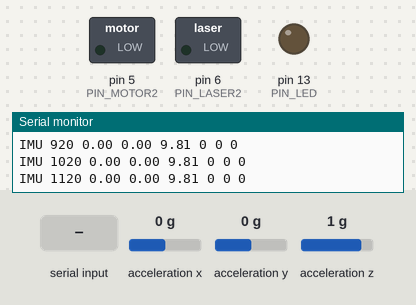
A sketch run on a simulated Arduino Uno, built with avr-gcc and run on an emulated ATmega328P. Shown: switched loads named in the sketch (green lamp = pin HIGH), output pins drawn as LEDs (lit = HIGH), the last lines printed to the serial monitor. Wiring (inferred from the names in the program): MPU-6050 motion sensor at I2C address 0x68. The inputs (shaded band) are chosen by the test bench; at power-on: acceleration x 0 g, acceleration y 0 g, acceleration z 1 g.

Above: at 1.2 s.
1.3 s: "C" received over Serial
At 2.5 s:
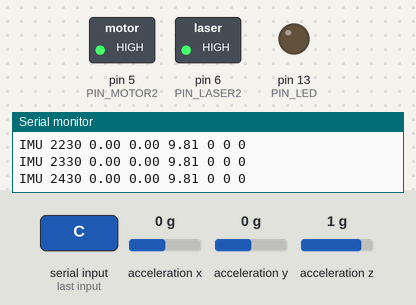
4.8 s: "S" received over Serial
At 5.2 s:
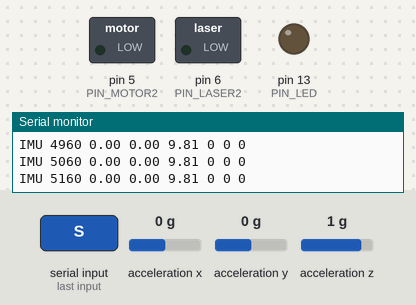
Timing chart, 0 to 7.8 s (numbered marks = the images above; inputs shaded):
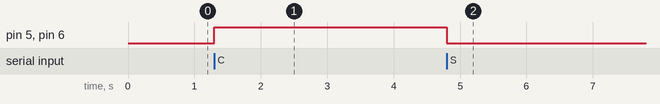

Measured:
- after the input at 1.3 s, pin 5 (PIN_MOTOR2), pin 6 (PIN_LASER2): LOW → HIGH at once
- after the input at 4.8 s, pin 5 (PIN_MOTOR2), pin 6 (PIN_LASER2): HIGH → LOW at once

The sketch:

sketch.ino
```cpp
/*
 * UNO Q STM32U585 MCU sketch (Zephyr / Arduino Core).
 *
 * - Reads MPU-6050 on the Qwiic/I2C bus at 100 Hz
 * - Runs fall-detection primitives (free-fall -> impact -> stillness)
 * - Drives cue set 2 (motor + laser) and the "I'm OK" switch
 * - Exposes data to the Linux side via Arduino Bridge RPC
 */

#include <Wire.h>

// Arduino UNO Q MCU-side digital pins (D2..D13 as usual)
#define PIN_MOTOR2    5
#define PIN_LASER2    6
#define PIN_SW_OK     2
#define PIN_LED       LED_BUILTIN

#define MPU_ADDR      0x68

// Fall FSM
enum FallState { NONE, SUSPECT, WAIT_OK };
FallState fallState = NONE;
unsigned long suspectStart = 0;

const float G_MS2 = 9.80665f;
float ax, ay, az;              // m/s^2
unsigned long lastSample = 0;

void mpuInit() {
  Wire.begin();
  Wire.beginTransmission(MPU_ADDR);
  Wire.write(0x6B); Wire.write(0x00); Wire.endTransmission(true);
  Wire.beginTransmission(MPU_ADDR);
  Wire.write(0x1C); Wire.write(0x08); Wire.endTransmission(true); // ±4g
}

void readIMU() {
  int16_t raw[3];
  Wire.beginTransmission(MPU_ADDR);
  Wire.write(0x3B); Wire.endTransmission(false);
  Wire.requestFrom(MPU_ADDR, 6, true);
  raw[0] = (Wire.read() << 8) | Wire.read();
  raw[1] = (Wire.read() << 8) | Wire.read();
  raw[2] = (Wire.read() << 8) | Wire.read();
  const float gain = G_MS2 / 8192.0f; // ±4g
  ax = raw[0] * gain;
  ay = raw[1] * gain;
  az = raw[2] * gain;
}

float gMag() { return sqrtf(ax*ax + ay*ay + az*az); }

void fireCue2() {
  digitalWrite(PIN_MOTOR2, HIGH);
  digitalWrite(PIN_LASER2, HIGH);
}

void stopCue2() {
  digitalWrite(PIN_MOTOR2, LOW);
  digitalWrite(PIN_LASER2, LOW);
}

void setup() {
  Serial.begin(115200);
  pinMode(PIN_MOTOR2, OUTPUT); pinMode(PIN_LASER2, OUTPUT);
  pinMode(PIN_SW_OK, INPUT_PULLUP);
  pinMode(PIN_LED, OUTPUT);
  digitalWrite(PIN_MOTOR2, LOW); digitalWrite(PIN_LASER2, LOW);
  mpuInit();
  Serial.println("UNO Q MCU ready");
}

void loop() {
  // 100 Hz sample
  if (micros() - lastSample >= 10000) {
    lastSample += 10000;
    readIMU();

    float g = gMag();

    // Fall detection primitives
    switch (fallState) {
      case NONE:
        if (g < 0.5f * G_MS2) {
          fallState = SUSPECT;
          suspectStart = millis();
          Serial.println("FALL_SUSPECT");
        }
        break;
      case SUSPECT:
        if (g > 2.5f * G_MS2) {
          // impact
          fallState = WAIT_OK;
          suspectStart = millis();
          Serial.println("FALL_IMPACT");
          digitalWrite(PIN_LED, HIGH);
        } else if (millis() - suspectStart > 500) {
          fallState = NONE; // free-fall too long without impact -> not a fall
        }
        break;
      case WAIT_OK:
        if (millis() - suspectStart > 2000) {
          // 2 s of stillness after impact -> escalate
          if (g > 0.8f * G_MS2 && g < 1.3f * G_MS2) {
            Serial.println("FALL_ALARM");
            // The Linux side will play the check-in prompt and escalate.
          }
          fallState = NONE;
          digitalWrite(PIN_LED, LOW);
        } else if (!digitalRead(PIN_SW_OK)) {
          Serial.println("FALL_OK");
          fallState = NONE;
          digitalWrite(PIN_LED, LOW);
        }
        break;
    }

    // Stream IMU to Linux via Bridge RPC once per 100 ms
    static unsigned long lastBridge = 0;
    if (millis() - lastBridge >= 100) {
      lastBridge = millis();
      // Format: "IMU t ax ay az gx gy gz" (gyro set to 0 for MPU-6050 raw if not read)
      Serial.print("IMU "); Serial.print(lastBridge);
      Serial.print(" "); Serial.print(ax, 2);
      Serial.print(" "); Serial.print(ay, 2);
      Serial.print(" "); Serial.print(az, 2);
      Serial.print(" 0 0 0"); // placeholder gyro
      Serial.println();
    }

    // Execute Linux cue commands on set 2 (future: read from Bridge)
    while (Serial.available()) {
      char c = Serial.read();
      if (c == 'C') fireCue2();
      if (c == 'S') stopCue2();
    }
  }
}
```
